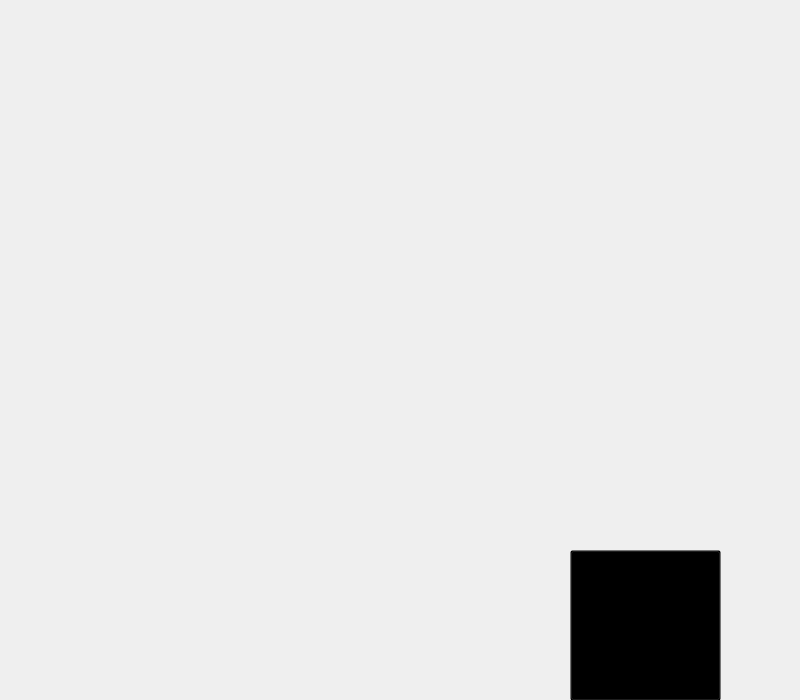
<?xml version="1.0" encoding="UTF-8"?>
<ui version="4.0">
 <class>MainWindow</class>
 <widget class="QMainWindow" name="MainWindow">
  <property name="geometry">
   <rect>
    <x>0</x>
    <y>0</y>
    <width>800</width>
    <height>700</height>
   </rect>
  </property>
  <property name="windowTitle">
   <string>MainWindow</string>
  </property>
  <widget class="QWidget" name="centralwidget">
   <widget class="QLabel" name="label">
    <property name="geometry">
     <rect>
      <x>-580</x>
      <y>-140</y>
      <width>1411</width>
      <height>891</height>
     </rect>
    </property>
    <property name="minimumSize">
     <size>
      <width>700</width>
      <height>700</height>
     </size>
    </property>
    <property name="text">
     <string/>
    </property>
    <property name="pixmap">
     <pixmap resource="../telasa.qrc">:/telas/3 Agulha no paiero.jpg</pixmap>
    </property>
    <property name="scaledContents">
     <bool>false</bool>
    </property>
   </widget>
   <widget class="QPushButton" name="SeguirButton">
    <property name="geometry">
     <rect>
      <x>570</x>
      <y>550</y>
      <width>151</width>
      <height>151</height>
     </rect>
    </property>
    <property name="styleSheet">
     <string notr="true">background-color: rgba(0,0,0,0);</string>
    </property>
    <property name="text">
     <string/>
    </property>
   </widget>
  </widget>
 </widget>
 <resources>
  <include location="../telasa.qrc"/>
 </resources>
 <connections/>
</ui>
